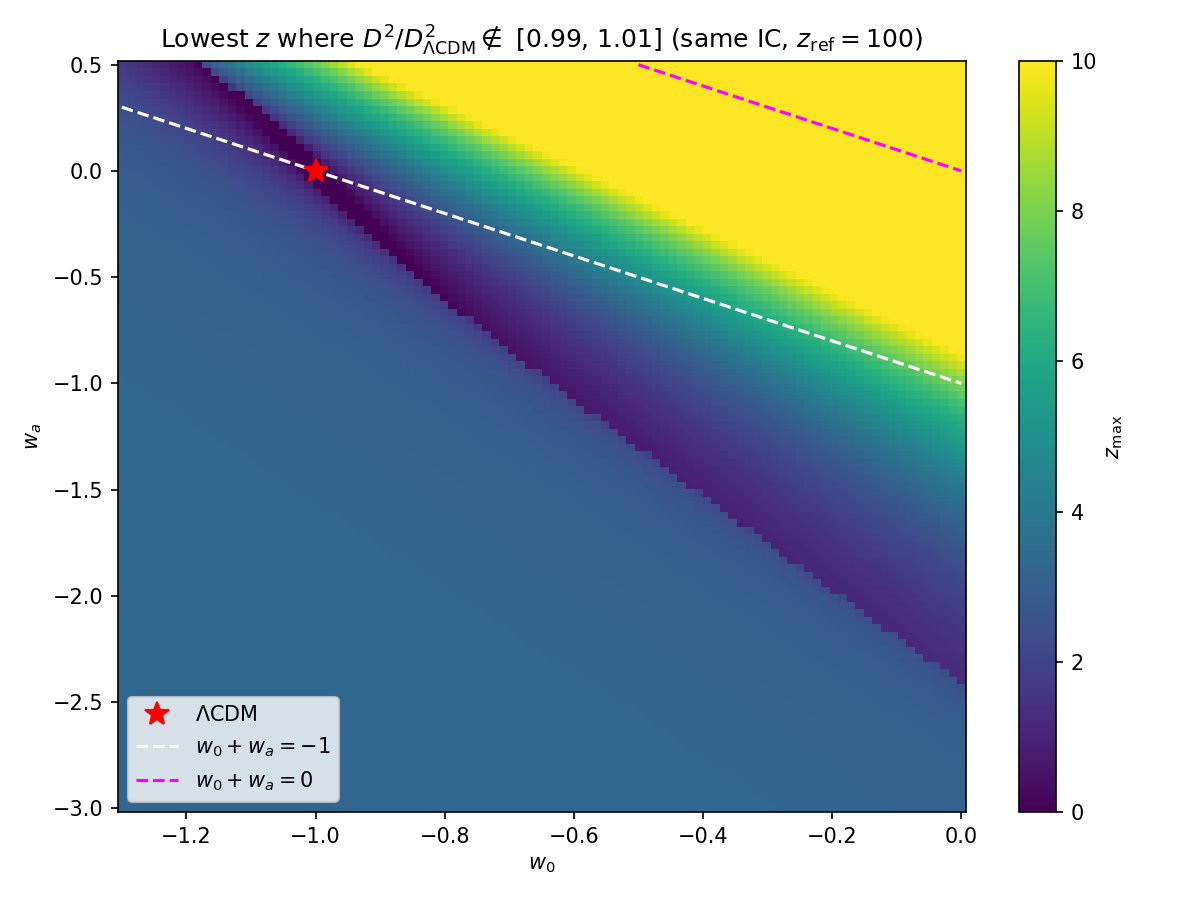

Reproduce this figure in Python.
"""
Compute and plot z_max(w0, wa): the lowest redshift at which the power
spectrum ratio D²/D²_LCDM first deviates from unity by more than a given
threshold.

Growth factors are normalised at z_ref (deep in matter domination) so that
D(z_ref) = 1 for every cosmology — this enforces the same initial conditions.
"""
import numpy as np
import matplotlib.pyplot as plt
from colossus.cosmology import cosmology
from tqdm import tqdm

# ── Configuration ──────────────────────────────────────────────
threshold = 0.01        # relative difference threshold (1%)
z_ref = 100.0           # normalisation redshift (matter domination)
z_upper = 10.0          # max redshift to scan
N_z = 1024              # redshift grid resolution
N_w0 = 100              # w0 grid resolution
N_wa = 100              # wa grid resolution
w0_range = (-1.3, 0.0)
wa_range = (-3.0, 0.5)

# ── Fiducial LCDM cosmology ───────────────────────────────────
fid_params = {
    'flat': True,
    'H0': 67.11,
    'Om0': 0.3175,
    'Ob0': 0.049,
    'ns': 0.9624,
    'sigma8': 0.834,  # required by colossus; irrelevant here (growthFactorUnnormalized is amplitude-independent)
}

# ── Redshift grid (exclude z=0 to avoid division issues) ──────
z_grid = np.linspace(1e-4, z_upper, N_z)

# ── Compute LCDM growth factor normalised at z_ref ────────────
cosmology.addCosmology('fid_lcdm', {**fid_params, 'de_model': 'lambda'}, persistence='')
cosmo_lcdm = cosmology.setCosmology('fid_lcdm')
D_lcdm_raw = cosmo_lcdm.growthFactorUnnormalized(z_grid)
D_lcdm_ref = cosmo_lcdm.growthFactorUnnormalized(z_ref)
D_lcdm = D_lcdm_raw / D_lcdm_ref

# ── Scan w0-wa grid ──────────────────────────────────────────
w0_grid = np.linspace(*w0_range, N_w0)
wa_grid = np.linspace(*wa_range, N_wa)
z_max_map = np.full((N_wa, N_w0), np.nan)

for i, wa in enumerate(tqdm(wa_grid, desc="Scanning wa")):
    for j, w0 in enumerate(w0_grid):
        # Skip exact LCDM point
        if w0 == -1.0 and wa == 0.0:
            continue

        name = f'w0{w0:.4f}_wa{wa:.4f}'
        params = {**fid_params, 'de_model': 'w0wa', 'w0': w0, 'wa': wa}
        try:
            cosmology.addCosmology(name, params, persistence='')
        except ValueError:
            pass  # already exists
        cosmo = cosmology.setCosmology(name)

        try:
            D_raw = cosmo.growthFactorUnnormalized(z_grid)
            D_ref = cosmo.growthFactorUnnormalized(z_ref)
        except Exception:
            continue  # unphysical cosmology (e.g. E(z)^2 < 0)

        D_normed = D_raw / D_ref

        ratio = (D_normed / D_lcdm) ** 2  # P(k,z) ratio
        outside = (ratio < 1.0 - threshold) | (ratio > 1.0 + threshold)

        # z_max = lowest z where the difference first reaches threshold
        # (scanning from high z to low z, i.e. last index in the array)
        if not np.any(outside):
            z_max_map[i, j] = 0.0
            continue
        if np.all(outside):
            z_max_map[i, j] = z_upper
            continue

        # Last index where outside is True = highest-z crossing
        idx_cross = np.where(outside)[0][-1]
        if idx_cross < N_z - 1:
            z_lo = z_grid[idx_cross]
            z_hi = z_grid[idx_cross + 1]
            r_lo = ratio[idx_cross]
            r_hi = ratio[idx_cross + 1]
            # Interpolate: find z where ratio crosses 1±threshold
            if r_hi > 1.0:
                boundary = 1.0 + threshold
            else:
                boundary = 1.0 - threshold
            frac = (boundary - r_lo) / (r_hi - r_lo) if r_hi != r_lo else 0.0
            z_max_map[i, j] = z_lo + frac * (z_hi - z_lo)
        else:
            z_max_map[i, j] = z_grid[idx_cross]


# ── Plot ─────────────────────────────────────────────────────
fig, ax = plt.subplots(figsize=(8, 6))
pcm = ax.pcolormesh(w0_grid, wa_grid, z_max_map, shading='nearest', cmap='viridis')
cbar = fig.colorbar(pcm, ax=ax, label=r'$z_{\max}$')
ax.plot(-1.0, 0.0, '*', color='red', markersize=12, label=r'$\Lambda$CDM', zorder=5)
w0_line = np.array(w0_range)
ax.plot(w0_line, -1.0 - w0_line, '--', color='white', linewidth=1.5, label=r'$w_0 + w_a = -1$', zorder=4)
w0_line2 = np.array([max(w0_range[0], -0.5), w0_range[1]])
ax.plot(w0_line2, -w0_line2, '--', color='magenta', linewidth=1.5, label=r'$w_0 + w_a = 0$', zorder=4)
ax.set_xlabel(r'$w_0$')
ax.set_ylabel(r'$w_a$')
ax.set_title(r'Lowest $z$ where $D^2/D^2_{\Lambda \mathrm{CDM}} \notin$'
             + f' [{1-threshold:.2f}, {1+threshold:.2f}]'
             + r' (same IC, $z_{\rm ref}=' + f'{z_ref:.0f}' + r'$)')
ax.legend(loc='lower left')
plt.tight_layout()
plt.savefig('notebooks/z_max_w0wa_fixed_As.png', dpi=150)
plt.show()
print("Saved to notebooks/z_max_w0wa_fixed_As.png")

# ── Table along w0 + wa = -1 line ────────────────────────────
print(f"\n{'w0':>8s}  {'wa':>8s}  {'z_max':>8s}")
print("-" * 30)
for w0 in w0_grid:
    wa_target = -1.0 - w0
    if wa_target < wa_range[0] or wa_target > wa_range[1]:
        continue
    j = np.argmin(np.abs(w0_grid - w0))
    i = np.argmin(np.abs(wa_grid - wa_target))
    val = z_max_map[i, j]
    print(f"{w0:8.3f}  {wa_target:8.3f}  {val:8.3f}")
